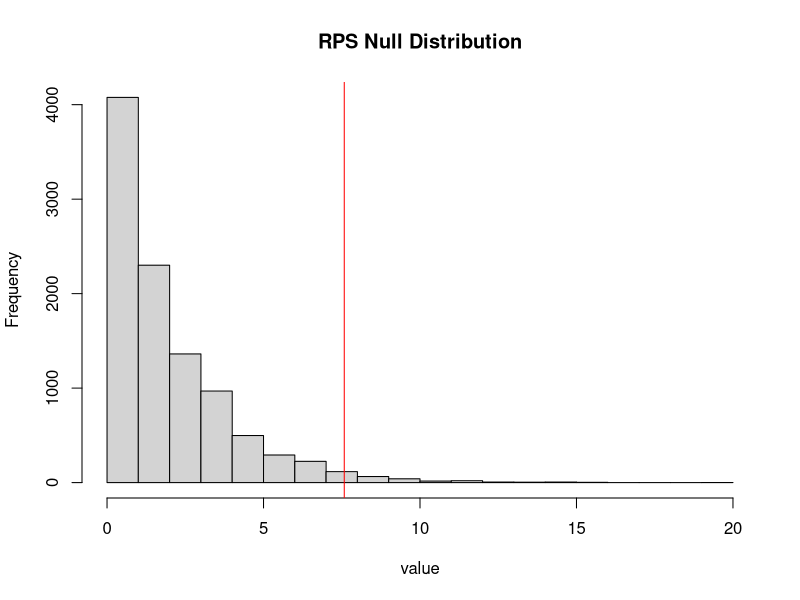
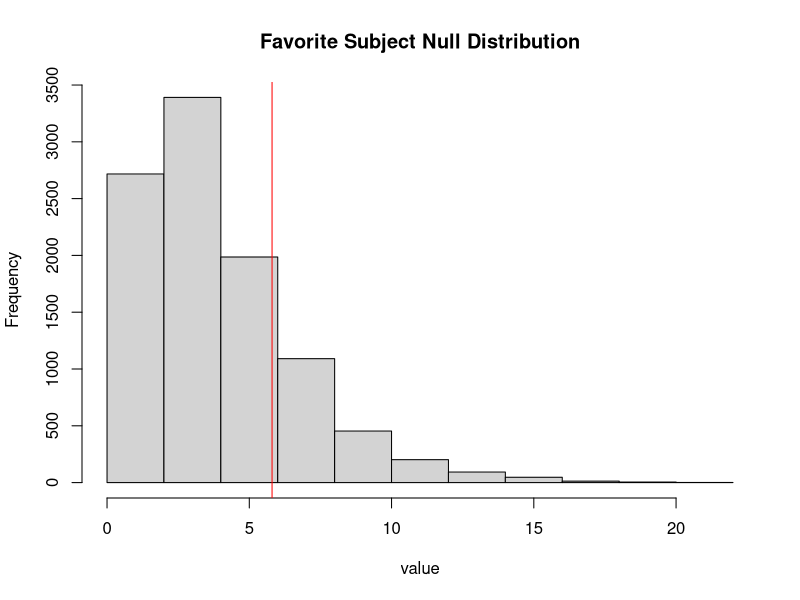
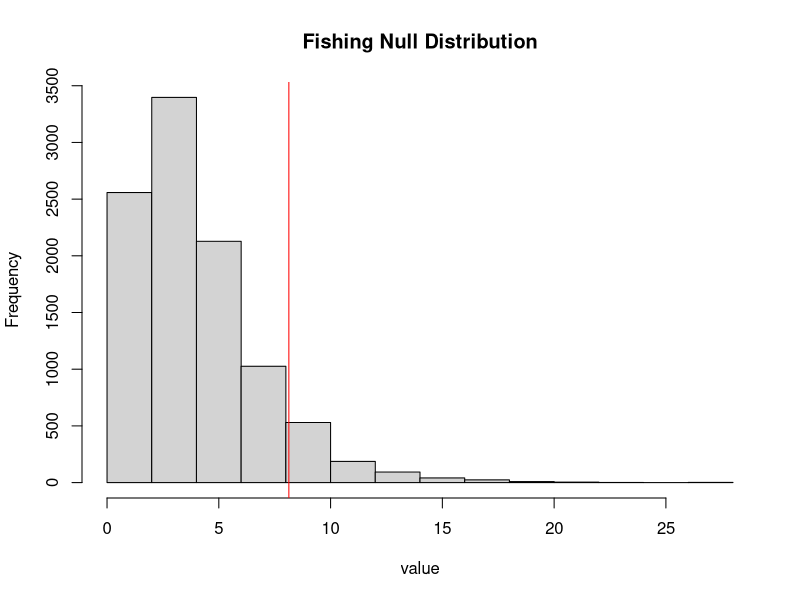
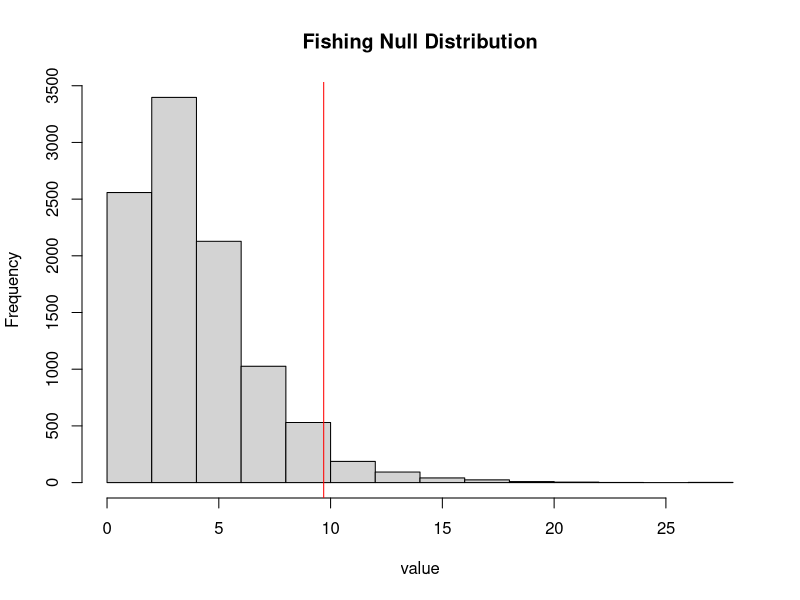
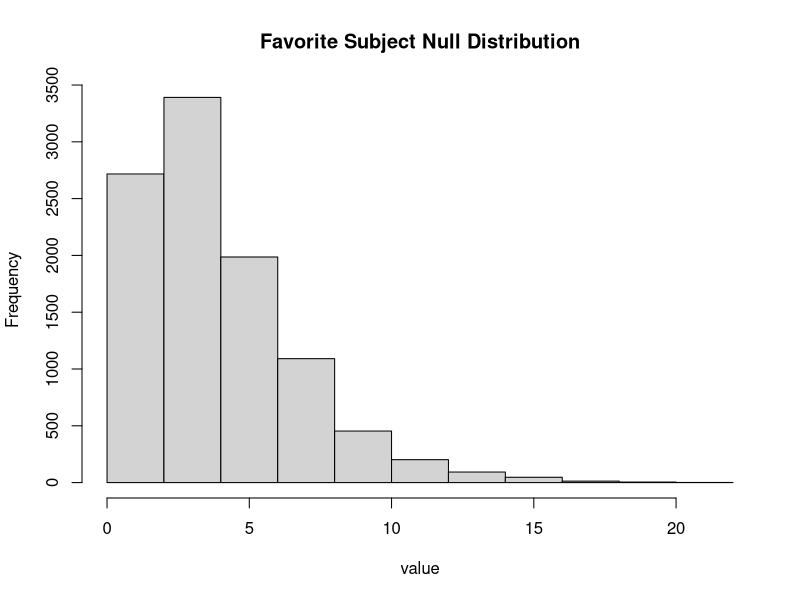
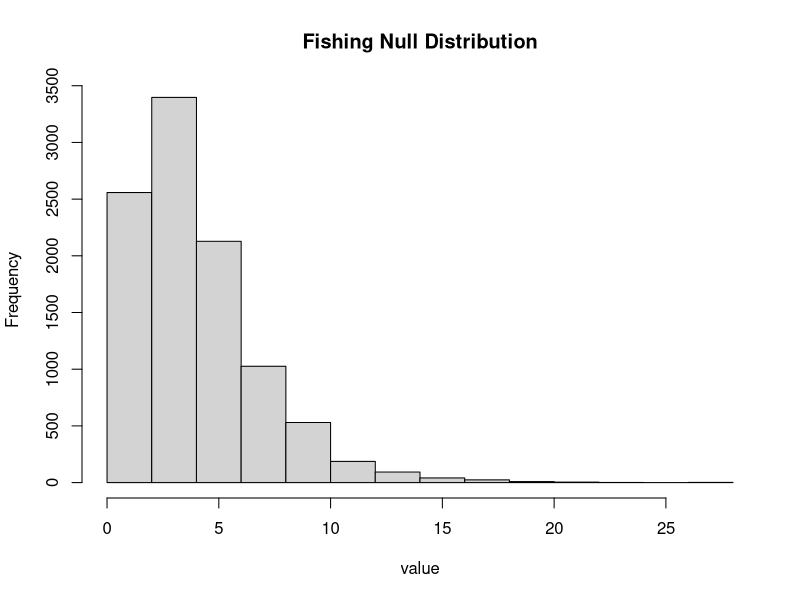

The R source for these figures, in order:
## ---- chunk 1
knitr::opts_chunk$set(echo = TRUE)
## ---- chunk 2
choices <- c("R", "P", "S")
exp <- rep(100/3, 3)

n <- 10000
rslt1 <- c()

for (i in 1:n) {
  sim <- sample(choices, 100, replace=TRUE)
  
  counts <- c()
  for (choice in 1:length(choices)) {
    counts[choice] <- sum(sim == choices[choice])
  }
  
  rslt1[i] <- sum((counts - exp)^2/exp)
}

obs <- c(43, 21, 36)
obs.ts <- sum((obs-exp)^2/exp)
obs.ts
hist(rslt1, main="RPS Null Distribution", xlab="value")
abline(v=obs.ts, col="red")
sum(rslt1>obs.ts)/length(rslt1)
## ---- chunk 3
subjects <- c("art", "lit", "math", "sci", "ss")
exp <- rep(10, 5)

n <- 10000
rslt2 <- c()

for (i in 1:n) {
  sim <- sample(subjects, 50, replace=TRUE)
  
  counts <- c()
  for (subject in 1:length(subjects)) {
    counts[subject] <- sum(sim == subjects[subject])
  }
  
  rslt2[i] <- sum((counts - exp)^2/exp)
}

obs <- c(15, 12, 8, 5, 10)
obs.ts <- sum((obs-exp)^2/exp)
obs.ts
hist(rslt2, main="Favorite Subject Null Distribution", xlab="value")
abline(v=obs.ts, col="red")
sum(rslt2>obs.ts)/length(rslt2)
## ---- chunk 4
choices <- c("cod", "salm", "fish", "treasure", "junk")
exp <- c(0.51, 0.213, 0.127, 0.05, 0.1) * 56

n <- 10000
rslt3 <- c()

for (i in 1:n) {
  sim <- sample(choices, prob=exp, 56, replace=TRUE)
  
  counts <- c()
  for (choice in 1:length(choices)) {
    counts[choice] <- sum(sim == choices[choice])
  }
  
  rslt3[i] <- sum((counts - exp)^2/exp)
}

obs <- c(21, 12, 13, 2, 8)
obs.ts <- sum((obs-exp)^2/exp)
obs.ts
hist(rslt3, main="Fishing Null Distribution", xlab="value")
abline(v=obs.ts, col="red")
sum(rslt3>obs.ts)/length(rslt3)
## ---- chunk 5
test <- c(19, 14, 13, 2, 8)
test.ts <- sum((test-exp)^2/exp)
test.ts
hist(rslt3, main="Fishing Null Distribution", xlab="value")
abline(v=test.ts, col="red")
sum(rslt3>test.ts)/length(rslt3)
## ---- chunk 6
mean(rslt2)
mean(rslt3)
quantile(rslt2, 0.95)
quantile(rslt3, 0.95)
hist(rslt2, main="Favorite Subject Null Distribution", xlab="value")
hist(rslt3, main="Fishing Null Distribution", xlab="value")
